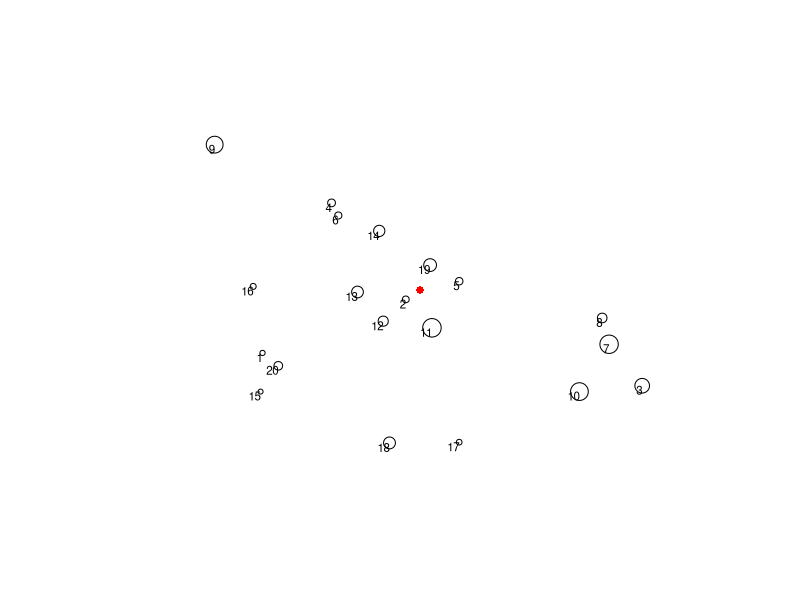

This chart was generated by the following R code:
# Create Radar Plot from polar coordinates.
nr <- c(1:20)
x <- sample(1:360, 20)
y <- sample(1:15, 20, replace = T)
d <- sample(40:500, 20)

dat <- do.call(cbind.data.frame, list(nr, x, y, d))

colnames(dat) <- c('nr','azi', 'dist', 'd1')

dat$x <- cos((dat$azi+90)*(pi/180))*dat$dist
dat$y <- sin((dat$azi+90)*(pi/180 )) * dat$dist

dat$x <- dat$x*-1

plot(dat$x
     , dat$y
     , xlim = c(-15, 15)
     , ylim = c(-15, 15)
     , axes = F
     , cex = dat$d1/200
     , xlab = NA
     , ylab = NA)
points(0, 0
     , col = 'red'
     , pch = 16)

text(dat$x
     , dat$y
     , labels = dat$nr
     , adj = c(1, 1)
     , cex = 0.7)

